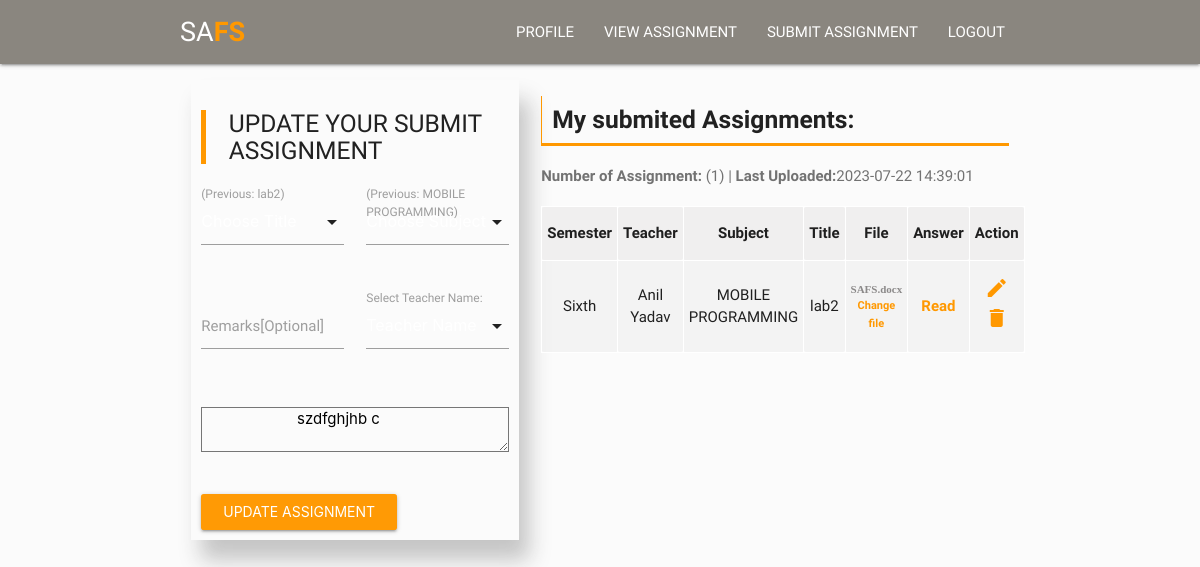
/submitassignment_update.php?update=107 (signed in), run on the app's committed database.
### tables this page shows
CREATE TABLE `assignmentsubmit` (
  `id` int(11) NOT NULL,
  `student_id` int(255) NOT NULL,
  `title` varchar(255) NOT NULL,
  `teachername` int(255) NOT NULL,
  `batch` int(255) NOT NULL,
  `semester` text NOT NULL,
  `remarks` varchar(255) DEFAULT NULL,
  `registeredate` datetime DEFAULT NULL,
  `pdf` varchar(255) NOT NULL,
  `comment` text NOT NULL,
  `sub` varchar(225) NOT NULL,
  `faculty` varchar(255) NOT NULL,
  `feedback` varchar(255) NOT NULL,
  `star` int(255) NOT NULL,
  `feedbackdate` datetime DEFAULT NULL
);

CREATE TABLE `teacher` (
  `id` int(11) NOT NULL,
  `tfname` varchar(255) NOT NULL,
  `tlname` varchar(255) NOT NULL,
  `email` varchar(255) NOT NULL,
  `bio` varchar(255) NOT NULL,
  `password` varchar(255) NOT NULL,
  `registeredate` datetime NOT NULL
);

### includes/submitassignment_update.php (the view, shortened to what this page needs)
<?php
include 'config.php';
        ?>
<div id="admis">
  <div class="row">
    <div class="container">
      <div class="col s12 m5 l5">
          <?php
            if(isset($_GET['update'])){
            $id = $_GET['update'];
            $sql="select * FROM assignmentsubmit WHERE id=$id";
            $query=mysqli_query($conn,$sql);
              foreach($query as $row)
                {
          ?>
                <form name="myForms" method="POST" enctype="multipart/form-data" onsubmit="return validateForms()" class="col s12">
                   <blockquote><h5 class="login-headtext">UPDATE YOUR SUBMIT ASSIGNMENT</h5></blockquote>
                 <div class="row">
                          <div class="input-field col s6 m6 l6">
                              <?php
                                if (isset($_SESSION['sid'])){
                                                      ?>
                                              <label>
                                                (Previous: <?php echo $row['title'];?>)
                                              </label>
                                              <?php } ?>
                            </div>
                            <div class="input-field col s6 m6 l6">
                              <?php
                                if (isset($_SESSION['sid'])){
                                                      ?>
                                              <label>
                                                (Previous: <?php echo $row['sub'];?>)
                                              </label>
                                              <?php } ?>
                            </div>
                                                    </div>
                    <div class="row">
                      <div class="input-field col s6 m6 l6">
                        <input type="text" id="textarea1" name="remark" value="<?php echo $row['remarks']?>" class="materialize-textarea">
                        <label for="textarea1">Remarks[Optional]</label>
                      </div>
                      <div class="input-field col s6 m6 l6">
                     <?php
                    $selectquery = " select * from teacher ORDER BY ID DESC";
                    $query = mysqli_query($conn,$selectquery);
                    while($res = mysqli_fetch_array($query)){
                      $fname= $res['tfname'];
                      $lname = $res['tlname'];
                    $tname = $fname. " ".$lname;
                      ?>
                  <?php } ?>
                    <label>Select Teacher Name:</label>
                      </div>
                    </div>
                    <div class="row">
                      <div class="input-field col s12 m12 l12">
                      <textarea name="comment"  class="validate"  id="mytextarea" rows="2" cols="30">
                      <?php echo $row['comment'];?>
                    </textarea>
                      </div>
                    </div>
                      <input  class="waves-effect waves-light btn" type="submit" name="update" value="Update Assignment">
                </form>
                <?php
    }
}
?>
</div>
<div class="col s12 m7 l7">
    <?php
    $id = $_SESSION['sid'];
    $selectquery = " select * from assignmentsubmit where student_id = $id ORDER BY ID DESC";
    $query = mysqli_query($conn,$selectquery);
    $num = mysqli_num_rows($query);
?>
    <h5 class="highlight"><b>My submited Assignments:</b></h5>
    <p><b>Number of Assignment:</b> (<?php echo $num?>)
    <?php
                         $sql = "SELECT MAX(registeredate) AS latest_date FROM assignmentsubmit where student_id=$id";
                         $result = mysqli_query($conn,$sql);
                       if ($result) {
                         $row = $result->fetch_assoc();
                    $latestDate = $row['latest_date'];
                   if($latestDate){
                  echo  "| <b>Last Uploaded:</b>" .$latestDate;
                   }
                                } else {
                    echo $conn->error;
                     }
                        ?>
  </p>
    <?php
    if($num ==0){
        echo '<p class="alert-msg">You donot have posted any assignment yet !</p>';
    }else{
    ?>
        <table class="responsive-table">
  <tr>
    <th>Semester</th>
    <th>Teacher</th>
    <th>Subject</th>
    <th>Title</th>
    <th>File</th>
    <th>Answer</th>
    <th>Action</th>
  </tr>
  <?php
    while($res = mysqli_fetch_array($query)){
      $id = $res['teachername'];
      $sql = " select tfname,tlname from teacher where id = $id";
      $query1 = mysqli_query($conn,$sql);
      while($result = mysqli_fetch_array($query1)){
        $fname=$result['tfname'];
        $lname = $result['tlname'];
        $tname = $fname. " ".$lname;
      }
        ?>
        <tr>
            <td><?php echo $res['semester'];?></td>
            <td><?php echo $tname;?></td>
            <td><?php echo $res['sub'];?></td>
            <td><?php echo $res['title']; ?> </td>
            <?php if ($res['pdf']){?>
              <td class="empty"><?php echo $res['pdf']; ?> <a href="submitassignment_update.php?update_pdf=<?php echo $res['id'];?>">Change file</a> </td>
            <?php } else{ ?>
              <td><span class="empty">(No-file)<a href="submitassignment_update.php?update_pdf=<?php echo $res['id'];?>">Upload</a></span> </td>
             <?php } ?>
             <td>
              <?php if ($res['comment']){?>
            <a href="#modal<?php echo $res['id']; ?>" class=" modal-trigger"><b>Read</b></a>
                            <?php }else{ ?>
                              <span class="empty">(No text)</span>
          <?php }?>
          </td>
                              <td>
              <a href="submitassignment_update.php?update=<?php echo $res['id'];?>"><i class="material-icons">edit</i></a>
              <a href="submitassignment.php?delete=<?php echo $res['id'];?>"><i class="material-icons">delete</i></a>
            </td>
      </tr>
<?php
    }
  }
?>
    </table>
    </div>
</div>
    </div>
  </div>

### css/styles.css (style rules this page uses)
p { line-height: 2rem; }

### css/assign.css (style rules this page uses)
body { background:#fbfbfb; }
#admis { margin-top:80px; width:100%; position:absolute; }
#admis input[type="submit"] { color:white; }
tr:nth-child(odd) { background:#f4f2f2cf; }
#admis form { padding:10px; box-shadow:10px 20px 20px #c3c3c3f5; }
table, th, td { text-align:center; border: 1px solid white; border-collapse: collapse; }
th, td { background-color: #ededed8f; }
a { color:#FF9800; }
#admis p { color:#727272; }
span.empty,td.empty { color: #8b8989; font-weight: bold; font-size: 11px; font-family: cursive; }

### css/feedback.css (style rules this page uses)
* { font-family: 'Ubuntu', sans-serif; font-family: 'PT Sans Narrow', sans-serif; }
blockquote { margin: 20px 0; padding-left: 1.5rem; border-left: 5px solid #FF9800; }
h5.highlight { padding:10px; border-left:1px solid #FF9800; border-bottom: 3px solid #FF9800; }

### data on the page
assignmentsubmit: title "lab2", sub "MOBILE PROGRAMMING", comment "szdfghjhb c", semester "Sixth", teachername.tlname "Anil Yadav", pdf "SAFS.docx"

### other printed values
$num "1"
$latestDate "2023-07-22 14:39:01"
